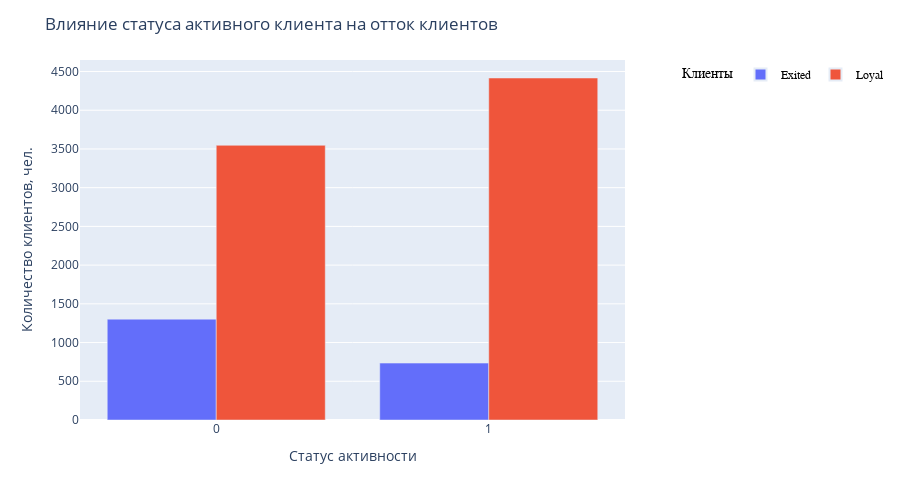

The cell this chart's notebook holds for it:
### Markdown cell above
9.8. Как влияет наличие статуса активного клиента на отток клиентов? Постройте диаграмму, иллюстрирующую это. Что бы вы предложили банку, чтобы уменьшить отток клиентов среди неактивных?

### Code cell
churn_data['Exited'] = churn_data['Exited'].astype('int')
churn_data['Loyal'] = 1 - churn_data['Exited']
grouped_by_exit = churn_data.groupby(['IsActiveMember'])[['Exited', 'Loyal']].sum()

fig = px.bar(
    data_frame=grouped_by_exit,
    x=grouped_by_exit.index,
    y=['Exited', 'Loyal'],
    height=500,
    barmode="group"
)

fig.update_layout(
    title='Влияние статуса активного клиента на отток клиентов',
    yaxis_title='Количество клиентов, чел.',
    xaxis_title='Статус активности',
    legend=dict(x=1.1, y=1,
                orientation='h',
                title='Клиенты',
                font=dict(family='Arial', size=12, color='black'),
                itemsizing='constant')
)

fig.show()

display(Image(filename='D:\DS\Skillfactory_jupiter_notebook\PYTHON-13.Vizualization_data\data\9.8.png'))

### Figure 1 — Plotly figure (JSON) as saved in the notebook; plotly's stock layout.template omitted (floating-point values rounded to 4 significant figures)
{"data": [{"alignmentgroup": "True", "hovertemplate": "variable=Exited<br>IsActiveMember=%{x}<br>value=%{y}<extra></extra>", "legendgroup": "Exited", "marker": {"color": "#636efa", "pattern": {"shape": ""}}, "name": "Exited", "offsetgroup": "Exited", "orientation": "v", "showlegend": true, "textposition": "auto", "type": "bar", "x": [0, 1], "xaxis": "x", "y": [1302, 735], "yaxis": "y"}, {"alignmentgroup": "True", "hovertemplate": "variable=Loyal<br>IsActiveMember=%{x}<br>value=%{y}<extra></extra>", "legendgroup": "Loyal", "marker": {"color": "#EF553B", "pattern": {"shape": ""}}, "name": "Loyal", "offsetgroup": "Loyal", "orientation": "v", "showlegend": true, "textposition": "auto", "type": "bar", "x": [0, 1], "xaxis": "x", "y": [3547, 4416], "yaxis": "y"}], "layout": {"barmode": "group", "height": 500, "legend": {"font": {"color": "black", "family": "Arial", "size": 12}, "itemsizing": "constant", "orientation": "h", "title": {"text": "Клиенты"}, "tracegroupgap": 0, "x": 1.1, "y": 1}, "margin": {"t": 60}, "title": {"text": "Влияние статуса активного клиента на отток клиентов"}, "xaxis": {"anchor": "y", "domain": [0, 1], "title": {"text": "Статус активности"}}, "yaxis": {"anchor": "x", "domain": [0, 1], "title": {"text": "Количество клиентов, чел."}}}}
